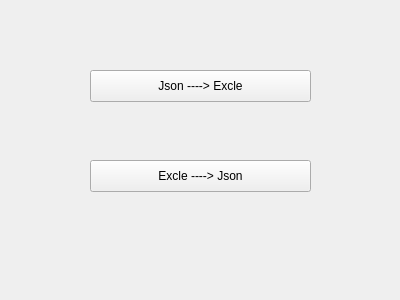
<?xml version="1.0" encoding="UTF-8"?>
<ui version="4.0">
 <class>MainWindow</class>
 <widget class="QMainWindow" name="MainWindow">
  <property name="geometry">
   <rect>
    <x>0</x>
    <y>0</y>
    <width>400</width>
    <height>300</height>
   </rect>
  </property>
  <property name="windowTitle">
   <string>MainWindow</string>
  </property>
  <widget class="QWidget" name="centralWidget">
   <widget class="QPushButton" name="toExcleBtn">
    <property name="geometry">
     <rect>
      <x>90</x>
      <y>70</y>
      <width>221</width>
      <height>32</height>
     </rect>
    </property>
    <property name="text">
     <string>Json ----&gt; Excle</string>
    </property>
   </widget>
   <widget class="QPushButton" name="toJsonBtn">
    <property name="geometry">
     <rect>
      <x>90</x>
      <y>160</y>
      <width>221</width>
      <height>32</height>
     </rect>
    </property>
    <property name="text">
     <string>Excle ----&gt; Json</string>
    </property>
   </widget>
  </widget>
 </widget>
 <layoutdefault spacing="6" margin="11"/>
 <resources/>
 <connections/>
</ui>
